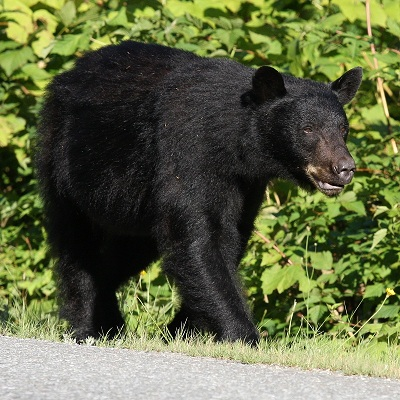
%> input picture PROCESSAMENTO E SINAL DE IMAGEM/Exercícios/Urso.jpg, 400 x 400 px
$ octave --eval "LaraChaves_SegImagem('Urso.jpg');"   (GNU Octave 9; MATLAB toolbox functions it lacks are replaced by stand-ins)
%> lines starting %> are read from the running program, lines starting %| are printed output that depends on the picture; in (x1, y1, x2, y2) boxes, pixels count from 0 and x2, y2 are one past the last pixel; in counts of white or black regions, pixels touching at a corner belong together; the program's own positions count from 1
%API TP2 Ex.F
%Lara Tibolla Chaves    Entrega: 14/03/2024

% Tresholding Global

function LaraChaves_SegImagem(imagem)
%> called with imagem = 'Urso.jpg'
% carregando imagem
img = imread(imagem);
%> img is the input picture: size 400x400x3 uint8; mean R, G, B 95.9, 102.7, 67.9

% converter para escala de cinza
if size(img, 3) == 3
        imgCinza = rgb2gray(img);
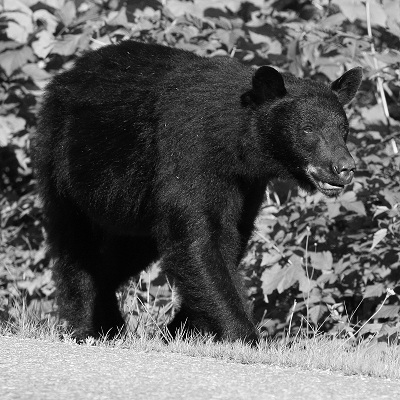
%> imgCinza: size 400x400 uint8; min 0, max 255, mean 96.7
    else
        imgCinza = img;
    end
% imagem e histograma imgCinza
subplot(2,2,1), imshow(imgCinza), title('Imagem escala Cinza');
subplot(2,2,2), imhist(imgCinza), title('Histograma imagem escala de Cinza');

% Tresholding Global usando o método de Otsu
nivelOtsu = graythresh(imgCinza);
%> nivelOtsu = 0.435
IBO = imbinarize(imgCinza, nivelOtsu);
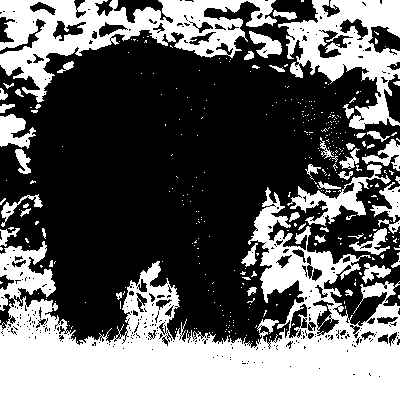
%> IBO: size 400x400 logical; 39.5% white; 352 white regions (302 under 20 px), largest, box (x1, y1, x2, y2) and area: (0, 187, 400, 400) 37440, (0, 0, 277, 103) 10585, (278, 0, 400, 130) 6973
 subplot(2, 2, 3), imshow(IBO), title(['IBO - Tg_{Otsu} = ' num2str(uint8(nivelOtsu * 255))]);

% Tresholding Global usando o valor da mediana de IC
 nivelMediana = median(imgCinza(:)) / 255;
%> nivelMediana = 0
 IBM = imbinarize(imgCinza, nivelMediana);
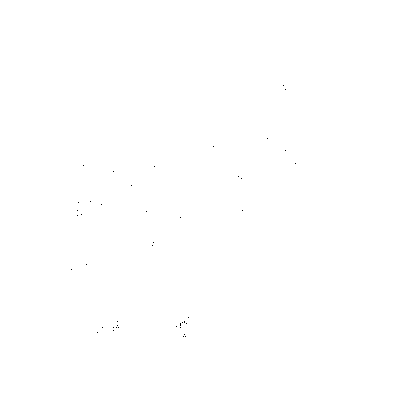
%> IBM: size 400x400 logical; 100% white; black in thin lines or dots, all inside (x1, y1, x2, y2) = (71, 85, 296, 337)
%> `LaraChaves_SegImagem('Urso.jpg');`:
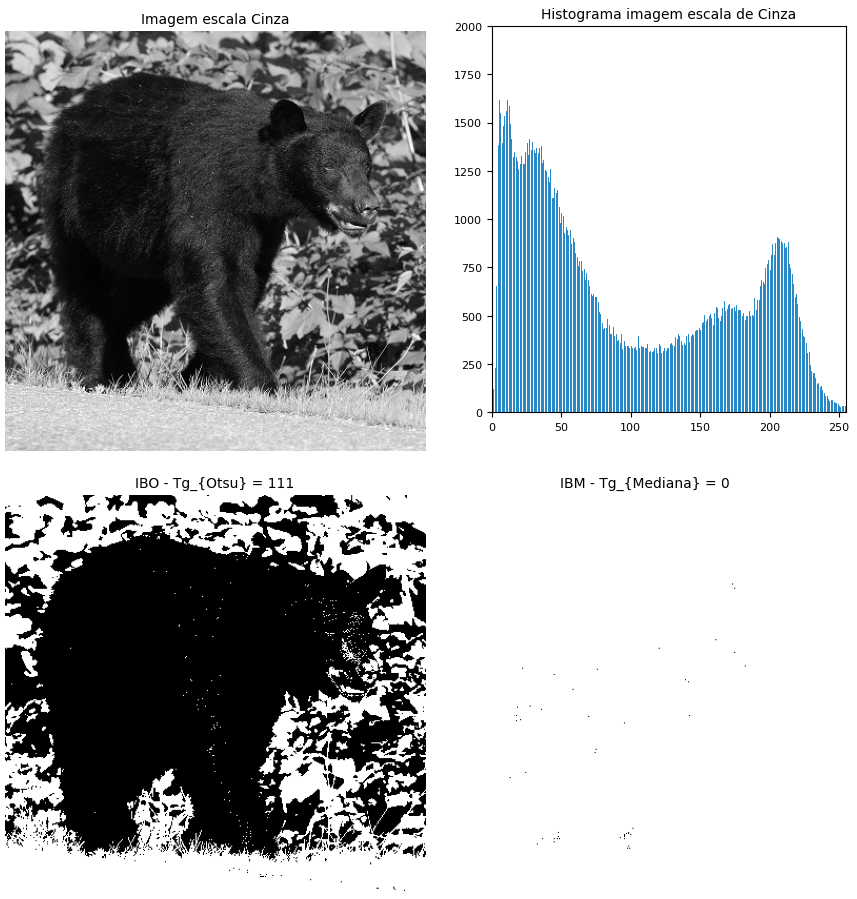
%> figure redrawn from the program's plot data, 4 panels
 subplot(2, 2, 4), imshow(IBM), title(['IBM - Tg_{Mediana} = ' num2str(uint8(nivelMediana * 255))]);


end
